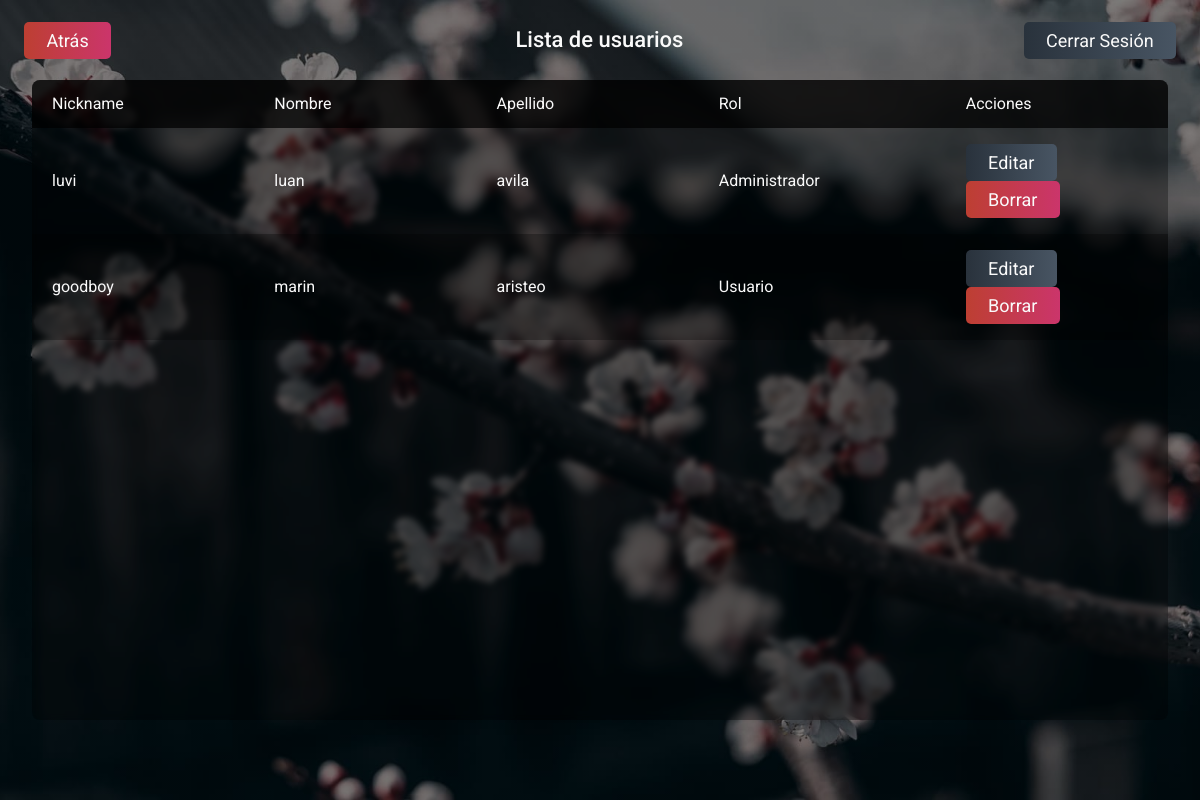
/lista_usuarios.php (signed in), run on the app's committed database.
### tables this page shows
create table usuario(
  id int not null auto_increment primary key,
  nombre varchar(255) not null,
  apellido varchar(255) not null,
  nickname varchar(100) not null,
  contrasena varchar(50) not null,
  is_admin boolean not null
);

### public/php/lista-usuarios/UsuariosController.php (called while the page is built, shortened)
<?php
$database = new Connection();
$db = $database->open();
$consulta = "SELECT * from usuario";
$result = $db->prepare($consulta);
$result->execute();
$usuarios=$result->fetchAll(PDO::FETCH_ASSOC);
?>

### lista_usuarios.php (the view, shortened to what this page needs)
<?php
  include_once('public/php/lista-usuarios/UsuariosController.php');
?>
<!DOCTYPE html>
<html lang="es">
<head>
  <link rel="stylesheet" href="https://cdn.jsdelivr.net/npm/bulma@0.9.4/css/bulma.min.css">
  <link rel="stylesheet" type="text/css" href="public/css/reset.css">
  <link rel="stylesheet" type="text/css" href="public/css/lista-prestamos/lista-prestamos.css">
  <link rel="stylesheet" type="text/css" href="public/css/lista-prestamos/header.css">
  <link rel="stylesheet" type="text/css" href="public/css/mod-dispositivos/mod-dispositivos.css">
</head>
<body>
  <div class="container-main">
      <header>
        <div class="title-wrapper f-start">
            <span>
                <button type="button" class="btn-atras mrgn-left" onclick="location.href='home.php'">Atrás</button>
            </span>
        </div>
        <div class="title-wrapper f-center">
            <span class="t-medium">
                Lista de usuarios
            </span>
        </div>
        <div class="title-wrapper f-end">
            <span>
                <button type="button" class="btn-salir mrgn-right" onclick="location.href='logout.php'">Cerrar Sesión</button>
            </span>
        </div>
      </header>
    <main>
      <div class="loans-container">
        <div class="table-background scrollbar">
          <table>
            <tr>
              <th style="width: 18%;">Nickname</th>
              <th style="width: 18%;">Nombre</th>
              <th style="width: 18%;">Apellido</th>
              <th style="width: 20%;">Rol</th>
              <th style="width: 18%;">Acciones</th>
            </tr>
            <?php
              foreach ($usuarios as $usuario) {
              ?>
              <tr>
                <td><?php echo $usuario['nickname']?></td>
                <td><?php echo $usuario['nombre']?></td>
                <td><?php echo $usuario['apellido']?></td>
                <?php
                $is_admin = $usuario['is_admin'];
                if($is_admin == 1){
                  ?>
                  <td><?php echo 'Administrador'?></td>
                  <?php
                }else{
                  ?>
                  <td><?php echo 'Usuario'?></td>
                  <?php
                }
                ?>
                <td>
                  <form method="POST" action="<?php echo $_SERVER['PHP_SELF'];?>">
                    <button type="button" class="btn-salir mrgn-right" onclick="location.href='/prestamos/mod_usuarios.php?id=<?= $usuario['id'] ?>'">Editar</button>
                    <button type="submit" class="btn-atras">Borrar</button>
                  </form>
                </td>
              </tr>
              <?php
            }?>
          </table>
        </div>
      </div>
    </main>
  </div>
</body>
</html>

### public/css/lista-prestamos/lista-prestamos.css (style rules this page uses)
* { font-family: 'Roboto', sans-serif !important; font-size: 16px; color: #212121; }
html { overflow-y: hidden !important; }
.container-main { display: grid; grid-template-rows: 10vh 1fr; height: 100vh; background-color: #fafafa; }
.container-main main { display: grid; grid-template-rows: 80vh 1fr; font-size: 16px; font-family: 'Roboto', sans-serif; }
.table-background { border-radius: 8px; overflow-x: auto; height: 100%; backdrop-filter: blur(3px); background-color: rgba(0, 0, 0, .3); }
.loans-container { overflow: auto; padding: 0 2rem; }
.loans-container table { width: 100%; border-collapse: collapse; }
.loans-container table td, th { text-align: left; padding: 2vh 2.5vh; color: #fafafa; }
.loans-container table tr { transition: all .17s ease-out 0s; }
.loans-container table tbody tr td { vertical-align: middle; }
.loans-container table tbody tr th { color: #fafafa; background-color: rgba(0, 0, 0, 0.6); vertical-align: middle; }
tr:nth-child(odd) { background-color: rgba(0, 0, 0, 0.3); }

### public/css/lista-prestamos/header.css (style rules this page uses)
header { display: grid; grid-template-columns: repeat(2, 33.3%) 1fr; }
.title-wrapper { font-size: 22px; font-family: 'Roboto', sans-serif; }
.btn-salir { font-size: 18px; border-radius: 5px; color: #fafafa; border: 0; padding: .5rem 1.4rem; background: #8e2de2; background: -webkit-linear-gradient(to right, #8e2de2, #4a00e0); background: linear-gradient(to right, #8e2de2, #4a00e0); }
.btn-atras { font-size: 18px; border-radius: 5px; color: #fafafa; border: 0; padding: .5rem 1.4rem; background: #CB356B; background: -webkit-linear-gradient(to right, #BD3F32, #CB356B); background: linear-gradient(to right, #BD3F32, #CB356B); }
.t-medium { font-family: 'Roboto', sans-serif; font-weight: 500; color: #fafafa; }
.f-center { display: flex; align-items: center; justify-content: center; }
.f-end { display: flex; align-items: center; justify-content: flex-end; }
.f-start { display: flex; align-items: center; justify-content: flex-start; }
.mrgn-right { margin-right: 1.5rem; }
.mrgn-left { margin-left: 1.5rem; }

### lista_usuarios.php (style rules this page uses)
.container-main { background: linear-gradient(0deg, rgba(0, 0, 0, 0.5), rgba(0, 0, 0, 0.5)), url("./images/flower.jpg"); background-size: cover; background-repeat: no-repeat; background-position: center; background-attachment: fixed; }
.btn-salir { background: #485563; background: -webkit-linear-gradient(to right, #29323c, #485563); background: linear-gradient(to right, #29323c, #485563); }

### data on the page
usuario: nickname "luvi", nombre "luan", apellido "avila", is_admin "Administrador"
usuario: nickname "goodboy", nombre "marin", apellido "aristeo", is_admin "Usuario"
